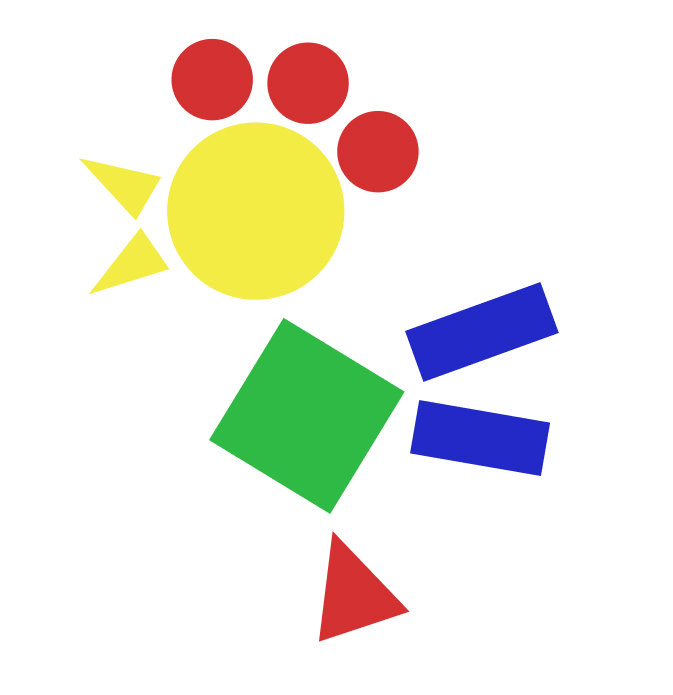
#> input picture 2.8 Find contours/cockerel.jpg, 673 x 695 px
$ jupyter execute dz2-8.ipynb
#> lines starting #> are read from the running program, lines starting #| are printed output that depends on the picture; after the words box and inside, x2 and y2 are one past the last pixel; in counts of white or black regions, pixels touching at a corner belong together
Написать программу, которая выделяет на всех фигурах контур.

[cell 1]
import cv2 as cv
from IPython.display import display
from PIL import Image

[cell 2]
img = cv.imread("cockerel.jpg")
#> img is the input picture: shape (695, 673, 3); mean B, G, R 224.6, 235, 236.3
display(Image.fromarray(img))

[cell 3]
img_canny = cv.Canny(img, 50, 100)
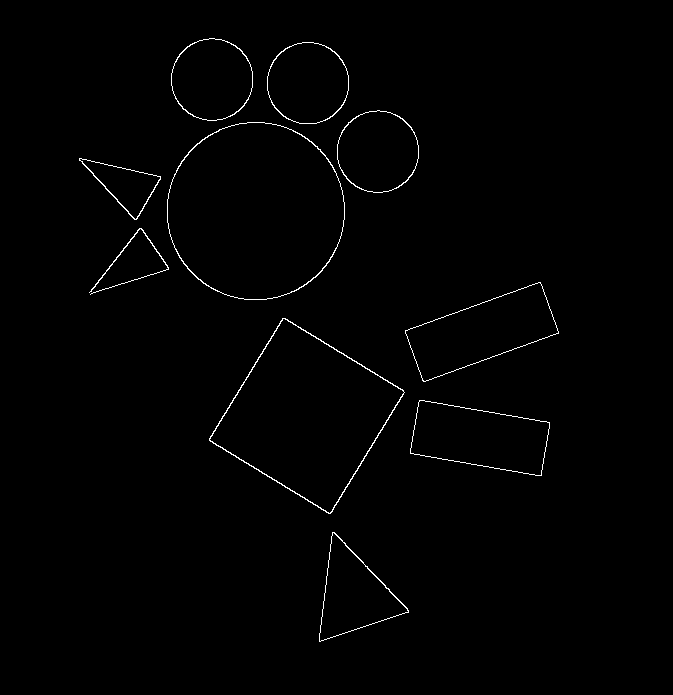
#> img_canny: shape (695, 673); 0.84% white in thin lines or dots, all inside (x1, y1, x2, y2) = (79, 38, 559, 642)
display(Image.fromarray(img_canny))
